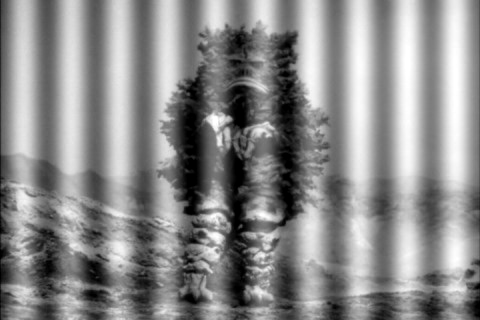
//> input picture tp05_correction/input/rayures.png, 480 x 320 px
$ ./fourier ../input/rayures.png   (built with g++ and OpenCV 4)
//> lines starting //> are read from the running program, lines starting //| are printed output that depends on the picture
### tp05_correction/src/fourierTransform.hpp
#pragma once

#include "opencv2/core/core.hpp"
#include "opencv2/imgproc/imgproc.hpp"

/// \brief get an image and returns its Fourier transform magnitude and phase images
/// \param inputImage the 1 channel image (any type) to be computed
/// \param imageFourierAmplitude amplitude Fourier image (CV_32F) created and filled by the function
/// \param imageFourierPhase phase Fourier image (CV_32F) created and filled by the function
void discreteFourierTransform(const cv::Mat &inputImage, cv::Mat &imageFourierAmplitude, cv::Mat &imageFourierPhase);

/// \brief perform an inverse Fourier transform from magnitude and phase images (CV_32F)
/// \param imageFourierMagnitude input Fourier magnitude image (CV_32F)
/// \param imageFourierPhase input Fourier phase image (CV_32F)
/// \param outputImage output image reconstructed from the magnitude and phase image
/// \param cvType output image type
void inverseDiscreteFourierTransform(const cv::Mat &imageFourierMagnitude, const cv::Mat &imageFourierPhase, cv::Mat &outputImage, const int cvType = CV_8U);

/// \brief generate an amplitude image well suited to be displayed by switching to logarithmic scale => magnitudeDisplay = log(1 + magnitude)
/// \param magnitudeImage input Fourier magnitude image
/// \return final image transformed to logarithmic scale
cv::Mat fourierMagnitudeToDisplay(const cv::Mat &magnitudeImage);


/// \brief generate a phase image well suited to be displayed with a data centering and normalization procedure
/// \param phaseImage input Fourier phase image
/// \return final phase image (CV_8U) ready for display
cv::Mat fourierPhaseToDisplay(const cv::Mat &phaseImage);


/// \brief set to zero a set of pixels that belong to a ring defined by minRadius and maxRadius centered in the middle of the image.
/// \param image image to be computed (inplace)
/// \param minRadius radius
/// \param maxRadius
void removeRing(cv::Mat &image, const float minRadius, const float maxRadius);

/// \brief removes a large part of the 4 quarquants of a Fourier amplitude image and keep only the main horizontal and vertical lines passing throug the image center.
/// \param image the original image to be transformed (inplace)
/// \param lineWidth width of the horizontal and vertical lines that remain unchanged
void removeQuarquant(cv::Mat &image, const int lineWidth);

### tp05_correction/src/fourierTransform.cpp
#include "fourierTransform.hpp"

#include <cstring>

#include <opencv2/imgproc/imgproc.hpp>


// \brief perform a 2D translation of width/2, height/2 of a periodic image, this operation is equivalent to 2 quarquants swap.
// \param image the image to translate
static void translateHalfImage(cv::Mat &image)
{
    // image center
    int cx = image.cols/2;
    int cy = image.rows/2;

    // pointer to the 4 quadrants
    cv::Mat q0(image, cv::Rect(0, 0, cx, cy));   // Top-Left - Create a ROI per quadrant
    cv::Mat q1(image, cv::Rect(cx, 0, cx, cy));  // Top-Right
    cv::Mat q2(image, cv::Rect(0, cy, cx, cy));  // Bottom-Left
    cv::Mat q3(image, cv::Rect(cx, cy, cx, cy)); // Bottom-Right

    // swap quadrants (Top-Left with Bottom-Right)
    cv::Mat tmp;
    q0.copyTo(tmp);
    q3.copyTo(q0);
    tmp.copyTo(q3);

    // swap quadrant (Top-Right with Bottom-Left)
    q1.copyTo(tmp) ;
    q2.copyTo(q1);
    tmp.copyTo(q2);
}


void discreteFourierTransform(const cv::Mat &inputImage, cv::Mat &imageFourierAmplitude, cv::Mat &imageFourierPhase)
{
	// convert "inputImage" in float.
  // Genarate a new image filled by 0.0. Merge the 2 images in a 2-channel image 'complexI'.
  cv::Mat planes[] = {cv::Mat_<float>(inputImage), cv::Mat::zeros(inputImage.size(), CV_32F)};
  cv::Mat complexImage;
  cv::merge(planes, 2, complexImage);     // Add to the expanded another plane with zeros

	// Fourier transform
  cv::dft(complexImage, complexImage);    // this way the result may fit in the source matrix

  // rearrange the quadrants of Fourier image so that the origin is at the image center
  translateHalfImage(complexImage);

  // separate the channels: planes[0] = Re(DFT(I)), planes[1] = Im((DFT(I))
  cv::Mat imageFourierReal      = cv::Mat(complexImage.size(),CV_32F);
  cv::Mat imageFourierImaginary = cv::Mat(complexImage.size(),CV_32F);
  cv::Mat finalPlanes[2] = {imageFourierReal,imageFourierImaginary};
  cv::split(complexImage, finalPlanes);

	// extract the amplitude and phase images
	cv::cartToPolar(imageFourierReal, imageFourierImaginary, imageFourierAmplitude, imageFourierPhase);
}


void inverseDiscreteFourierTransform(const cv::Mat &imageFourierMagnitude, const cv::Mat &imageFourierPhase, cv::Mat &outputImage, const int cvType)
{
	// convert amplitude and phase into real an imaginary parts
	cv::Mat imageFourierReal, imageFourierImaginary;
  cv::polarToCart(imageFourierMagnitude, imageFourierPhase, imageFourierReal, imageFourierImaginary);

  // convert "padded" in float. Genarate a new image filled by 0.0. Merge the 2 images in a 2-channel image 'complexI'.
  cv::Mat planes[2] = {imageFourierReal, imageFourierImaginary};
  cv::Mat complexImage;
  cv::merge(planes, 2, complexImage);

  // rearrange the quadrants of Fourier image  so that the origin is at the image center
  translateHalfImage(complexImage);

  // Inverse Fourier transform
  cv::dft(complexImage, complexImage, cv::DFT_INVERSE | cv::DFT_SCALE);

  // separate the channels: planes[0] = image, planes[1] = nothing
  cv::split(complexImage, planes);
  planes[0].convertTo(outputImage, cvType); // cvType can be CV_8U, CV_32F, CV_64F, ...
}


cv::Mat fourierMagnitudeToDisplay(const cv::Mat &magnitudeImage)
{
cv::Mat magnitudeImageToDisplay;
magnitudeImage.copyTo(magnitudeImageToDisplay);

magnitudeImageToDisplay += cv::Scalar::all(1);                                      // add '1' to each pixel
cv::log(magnitudeImageToDisplay, magnitudeImageToDisplay);                          // switch to logarithmic scale
cv::normalize(magnitudeImageToDisplay, magnitudeImageToDisplay, 0, 1, cv::NORM_MINMAX);   // Transform the matrix with float values into a
                                                                                    // viewable image form (float between values 0 and 1).
magnitudeImageToDisplay.convertTo(magnitudeImageToDisplay, CV_8UC1, 255, 0);        // converted to uchar

return magnitudeImageToDisplay;
}


cv::Mat fourierPhaseToDisplay(const cv::Mat &phaseImage)
{
  cv::Mat imageFourierPhaseAbs = cv::abs(phaseImage);

  double minValue, maxValue;
  cv::minMaxLoc(imageFourierPhaseAbs,&minValue,&maxValue);
  imageFourierPhaseAbs.convertTo(imageFourierPhaseAbs, CV_8UC1, 0.5*255.0/(maxValue+1), 127);

  return imageFourierPhaseAbs;
}


void removeRing(cv::Mat &image, const float minRadius, const float maxRadius)
{
// image center
float cx = image.cols/2.0;
float cy = image.rows/2.0;

// square the radius
float squaredMaxRadius = maxRadius * maxRadius;
float squaredMinRadius = minRadius * minRadius;

// try all the pixels
for(int i=0; i<image.rows; ++i)
  for(int j=0; j<image.cols; ++j){
    float radius = pow((float)i-cy,2) + pow((float)j-cx,2);
    if(radius >= squaredMinRadius && radius <= squaredMaxRadius)
      image.at<float>(i,j) = 0.0;
  }
}


// [7 lines left out: function removeQuarquant, not called in this run]

### tp05_correction/src/fourier.cpp
#include <opencv2/core/core.hpp>
#include <opencv2/highgui/highgui.hpp>

#include <iostream>

#include "fourierTransform.hpp"


//////////////////////////////////////////////////////////////////////////////////////////////////
int main(int argc, char ** argv)
{
  // check arguments
  if(argc != 2){
    std::cout << "usage: " << argv[0] << " image" << std::endl;
    return -1;
  }

  // load the input image
  std::cout << "load image ..." << std::endl;
  cv::Mat image = cv::imread(argv[1]);
//> image is the input picture: 320 rows x 480 cols, CV_8UC3; min 0, max 255, mean 139.2
  if(image.empty()){
    std::cout << "error loading " << argv[1] << std::endl;
    return -1;
  }
  std::cout << "image size : " << image.cols << " x " << image.rows << std::endl;
//| image size : 480 x 320

#if 1
  // convert to gray scale
  cv::cvtColor(image, image, cv::COLOR_RGB2GRAY);
//> image: 320 rows x 480 cols, CV_8UC1
#else
  // extract one channel
  std::cout << "extract image channels ..." << std::endl;
  if(image.channels() == 3){
    cv::Mat channel[3];
    cv::split(image, channel);
    image = channel[2]; // green channel
  }
#endif

  // discrete Fourier Transform
  cv::Mat imageFourierMagnitude, imageFourierPhase;
  discreteFourierTransform(image, imageFourierMagnitude, imageFourierPhase);
//> in discreteFourierTransform, `cv::Mat planes[] = {cv::Mat_<float>(inputImage), cv::Mat::zeros(inputI..`: planes[1]: 320 rows x 480 cols, CV_32FC1; every value is 0

  // save original magnitude and phase
  cv::imwrite("/tmp/imageFourierMagnitude.png",fourierMagnitudeToDisplay(imageFourierMagnitude));
//> in fourierMagnitudeToDisplay, `cv::normalize(magnitudeImageToDisplay, magnitudeImageToDisplay, 0, 1, ..`:
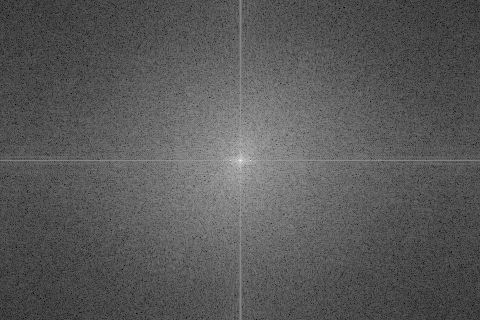
//> magnitudeImageToDisplay: 320 rows x 480 cols, CV_32FC1; min 0, max 1, mean 0.351
  cv::imwrite("/tmp/imageFourierPhase.png",fourierPhaseToDisplay(imageFourierPhase));
//> in fourierPhaseToDisplay, `cv::minMaxLoc(imageFourierPhaseAbs,&minValue,&maxValue);`: minValue = 0; maxValue = 6.28
//> in fourierPhaseToDisplay, `imageFourierPhaseAbs.convertTo(imageFourierPhaseAbs, CV_8UC1, 0.5*255...`:
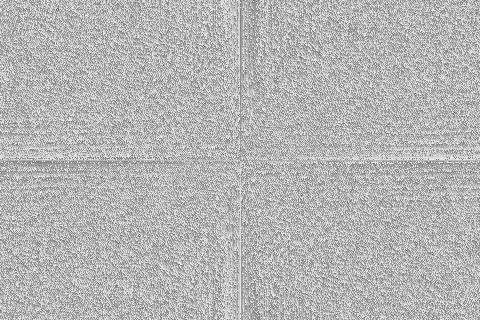
//> imageFourierPhaseAbs: 320 rows x 480 cols, CV_8UC1; min 127, max 237, mean 182


  /////////////////////////////////////////////
  // Exercice 1 (enlever les rayures)
#if 0
  imageFourierMagnitude.at<float>(imageFourierMagnitude.rows/2,10+imageFourierMagnitude.cols/2) = 0;//5000000;
  imageFourierMagnitude.at<float>(imageFourierMagnitude.rows/2,-10+imageFourierMagnitude.cols/2) = 0;//5000000;
#endif

  /////////////////////////////////////////////
  // Exercice 2 - Filtres passe bas
#if 0
  // some filtering on 'imageFourierMagnitude' and 'imageFourierPhase'
  float minRadius = 10;
  float maxRadius = 1000000;
  removeRing(imageFourierMagnitude, minRadius, maxRadius);
#endif

  /////////////////////////////////////////////
  // Exercice 2 - Filtres passe haut
#if 0
  // some filtering on 'imageFourierMagnitude' and 'imageFourierPhase'
  float minRadius = 1; // normalement 0 mais pour faire plus joli, on garde la fréquence 0 = couleur moyenne de l'image
  float maxRadius = 15;
  removeRing(imageFourierMagnitude, minRadius, maxRadius);
#endif

  ////////////////////////////////////////////
  // Exercice 2 - Filtres passe bande
#if 1
  // some filtering on 'imageFourierMagnitude' and 'imageFourierPhase'
  float minRadius = 45;
  float maxRadius = 55;
  removeRing(imageFourierMagnitude, 0, minRadius);
//> after the loop in removeRing, `for(int i=0; i<image.rows; ++i)`:
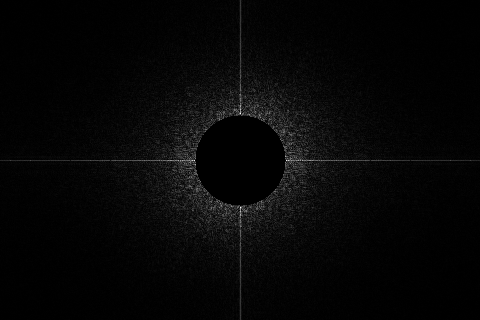
//> image: 320 rows x 480 cols, CV_32FC1; min 0, max 53300.2, mean 1418.3; drawn with min black and max white
  removeRing(imageFourierMagnitude, maxRadius, 100000);
#endif


// [10 lines of commented-out code are left out]
  cv::Mat outputImage;
  inverseDiscreteFourierTransform(imageFourierMagnitude, imageFourierPhase, outputImage, CV_8U);
//> in inverseDiscreteFourierTransform, `cv::polarToCart(imageFourierMagnitude, imageFourierPhase, imageFourier..`:
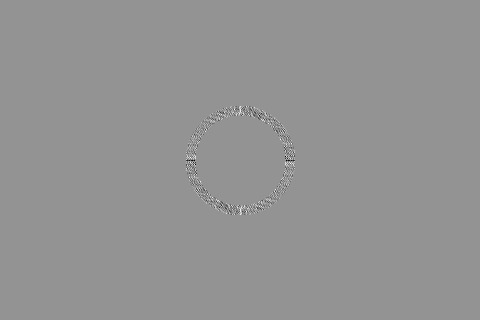
//> imageFourierReal: 320 rows x 480 cols, CV_32FC1; min -34097.3, max 25037.3, mean -4.3; drawn with min black and max white
//> in inverseDiscreteFourierTransform, `cv::split(complexImage, planes);`:
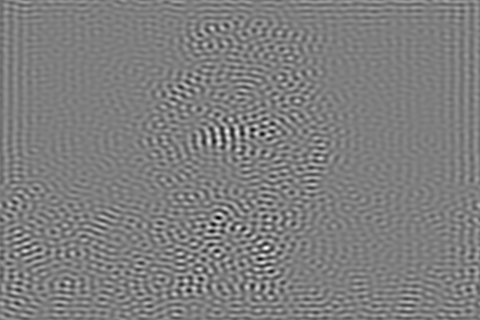
//> planes[0]: 320 rows x 480 cols, CV_32FC1; min -31.18, max 31.43, mean 0; drawn with min black and max white
//> in inverseDiscreteFourierTransform, `cv::split(complexImage, planes);`:
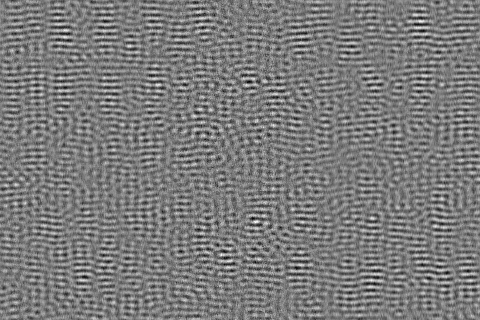
//> planes[1]: 320 rows x 480 cols, CV_32FC1; min -4.15e-06, max 4.42e-06, mean -1.04e-15; drawn with min black and max white

  // display the Fourier magnitude
  cv::Mat magnitudeToDisplay = fourierMagnitudeToDisplay(imageFourierMagnitude);
//> in fourierMagnitudeToDisplay (call 2), `cv::normalize(magnitudeImageToDisplay, magnitudeImageToDisplay, 0, 1, ..`:
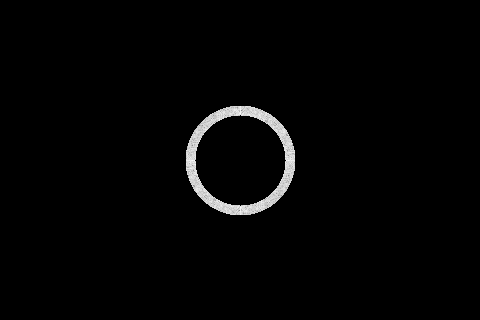
//> magnitudeImageToDisplay: 320 rows x 480 cols, CV_32FC1; min 0, max 1, mean 0.0167

  // convert magnitude from float to uchar
  // cv::Mat ucharMagnitude;
  // magnitudeToDisplay.convertTo(ucharMagnitude, CV_8UC1, 255, 0);

  // convert phase from float to uchar image
  /*
  double minValue, maxValue;
  cv::Mat imageFourierPhaseAbs = cv::abs(imageFourierPhase);
  cv::minMaxLoc(imageFourierPhaseAbs,&minValue,&maxValue);
  cv::Mat ucharPhase;
  imageFourierPhase.convertTo(ucharPhase, CV_8UC1, 0.5*255.0/(maxValue+1), 127);
  */

  // display everything
  cv::namedWindow("Input image");
  cv::namedWindow("Magnitude");
  cv::namedWindow("Output image");

  cv::moveWindow("Input image",100, 50);
  cv::moveWindow("Magnitude",700, 50);
  cv::moveWindow("Output image",100, 400);

  cv::imshow("Input image", image);
  cv::imshow("Magnitude", magnitudeToDisplay);
  cv::imshow("Output image", outputImage);
  cv::waitKey();

  // save the images
  cv::imwrite("output/inputImage.jpg",image);
  cv::imwrite("output/magnitude.png", magnitudeToDisplay);
  cv::imwrite("output/filteredImage.png", outputImage);

  return 0;
}
